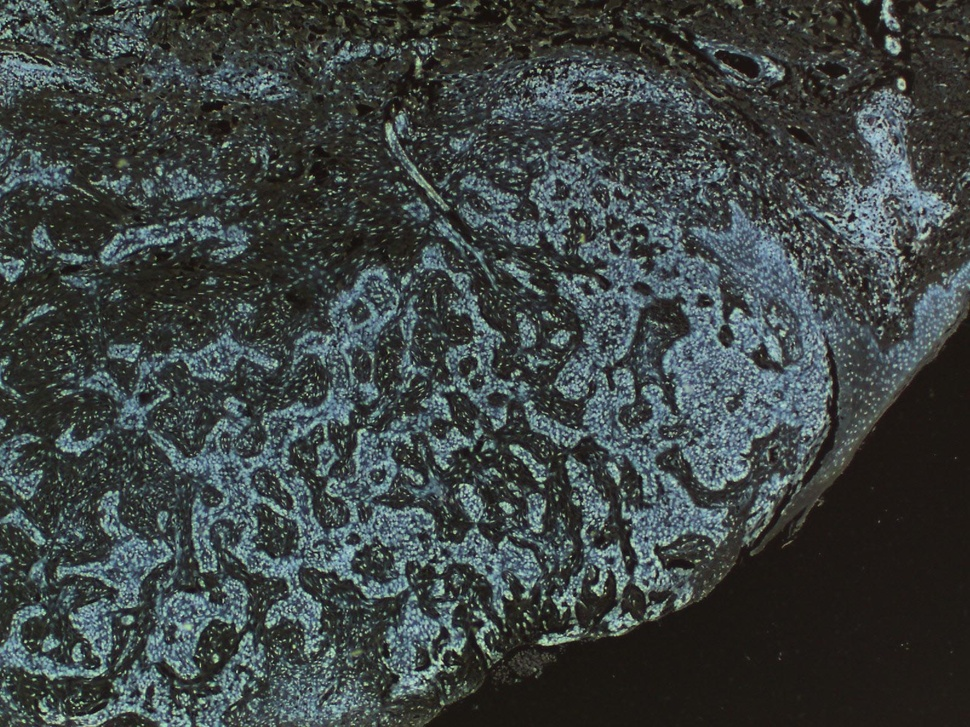
#> input picture xx.jpg, 970 x 727 px, shrunk from 1600 x 1200 before the run
$ python imagesblur.py ../xx.jpg
#> lines starting #> are read from the running program, lines starting #| are printed output that depends on the picture
import os
import sys
from progress.bar import ChargingBar as cb
from PIL import Image, ImageFilter, UnidentifiedImageError

def blur_file(filepath):
#> called with filepath = '../xx.jpg'
    try:
        im = Image.open(filepath)
#> im is the input picture: PIL image 970x727 RGB; mean R, G, B 61.6, 68.8, 67.9
        im = im.filter(ImageFilter.GaussianBlur(2))
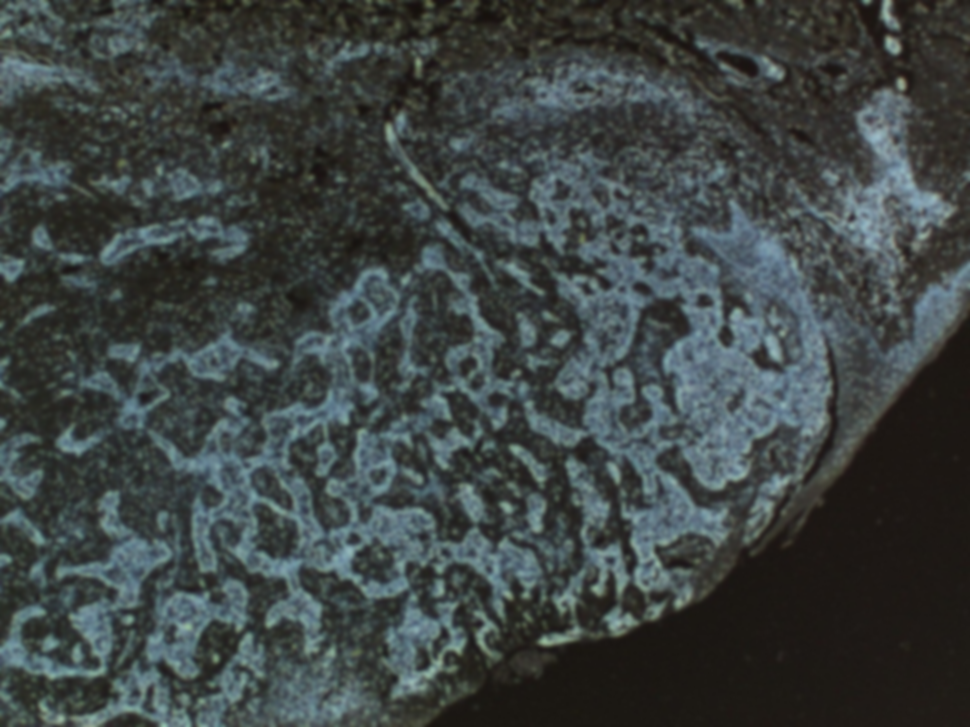
#> im: PIL image 970x727 RGB; mean R, G, B 61.6, 68.8, 67.9
        im.save(filepath)
    except UnidentifiedImageError:
        print(f'\nError processing file: {filepath}!\n')

def blur_dir(dir):
    files = os.listdir(dir)
    with cb('Bluring', max=len(files)) as bar:
        for file in files:
            blur_file(os.path.join(dir,file))
            bar.next()

if __name__ == '__main__':
    if len(sys.argv) != 2:
        print('Usage: python imagesblur.py directory/file')
        exit(1)

    if os.path.isdir(sys.argv[1]):
        print('Processing directory')
        blur_dir(sys.argv[1])
    else:
        print('Processing file')
        blur_file(sys.argv[1])
